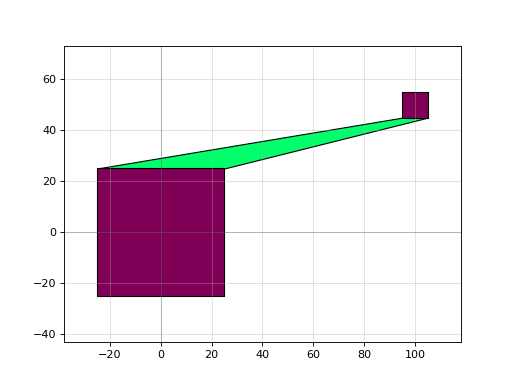

Here is the Python script that generated this plot:
import gdsfactory as gf

c = gf.Component()
pad1 = c << gf.components.pad(size=(50, 50))
pad2 = c << gf.components.pad(size=(10, 10))
pad2.movex(100)
pad2.movey(50)
route_gnd = c << gf.routing.route_quad(
    pad1.ports["e2"],
    pad2.ports["e4"],
    width1=None,
    width2=None,
)
c.show()
c.plot()
